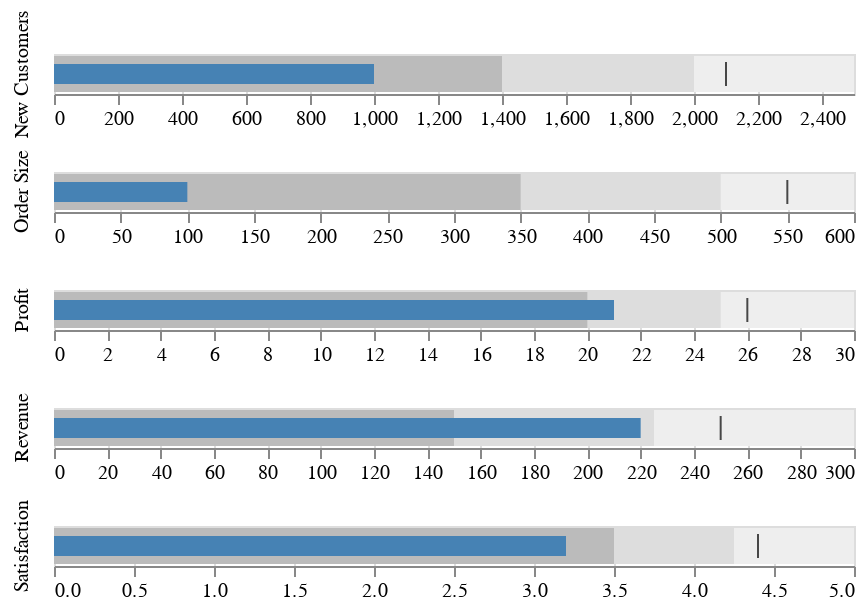

This figure's notebook cell:
### Markdown cell above
Below is some Python code that generates bullets graphs using the [Altair](https://altair-viz.github.io/) library.

### Code cell
import altair as alt
import pandas as pd

df = pd.DataFrame.from_records([
    {"title":"Revenue","subtitle":"US$, in thousands","ranges":[150,225,300],"measures":[220,270],"markers":[250]},
    {"title":"Profit","subtitle":"%","ranges":[20,25,30],"measures":[21,23],"markers":[26]},
    {"title":"Order Size","subtitle":"US$, average","ranges":[350,500,600],"measures":[100,320],"markers":[550]},
    {"title":"New Customers","subtitle":"count","ranges":[1400,2000,2500],"measures":[1000,1650],"markers":[2100]},
    {"title":"Satisfaction","subtitle":"out of 5","ranges":[3.5,4.25,5],"measures":[3.2,4.7],"markers":[4.4]}
])

alt.layer(
    alt.Chart().mark_bar(color='#eee').encode(alt.X("ranges[2]:Q", scale=alt.Scale(nice=False), title=None)),
    alt.Chart().mark_bar(color='#ddd').encode(x="ranges[1]:Q"),
    alt.Chart().mark_bar(color='#bbb').encode(x="ranges[0]:Q"),
    alt.Chart().mark_bar(color='steelblue', size=10).encode(x='measures[0]:Q'),
    alt.Chart().mark_tick(color='black', size=12).encode(x='markers[0]:Q'),
    data=df
).facet(
    row=alt.Row("title:O", title='')
).resolve_scale(
    x='independent'
)

### Figure 1 — Vega-Lite specification as saved in the notebook (floating-point values rounded to 4 significant figures)
{"config": {"view": {"continuousWidth": 400, "continuousHeight": 300}}, "data": {"name": "data-51276fdc382351453eb0c63bc10cd921"}, "facet": {"row": {"type": "ordinal", "field": "title", "title": ""}}, "spec": {"layer": [{"mark": {"type": "bar", "color": "#eee"}, "encoding": {"x": {"type": "quantitative", "field": "ranges[2]", "scale": {"nice": false}, "title": null}}}, {"mark": {"type": "bar", "color": "#ddd"}, "encoding": {"x": {"type": "quantitative", "field": "ranges[1]"}}}, {"mark": {"type": "bar", "color": "#bbb"}, "encoding": {"x": {"type": "quantitative", "field": "ranges[0]"}}}, {"mark": {"type": "bar", "color": "steelblue", "size": 10}, "encoding": {"x": {"type": "quantitative", "field": "measures[0]"}}}, {"mark": {"type": "tick", "color": "black", "size": 12}, "encoding": {"x": {"type": "quantitative", "field": "markers[0]"}}}]}, "resolve": {"scale": {"x": "independent"}}, "$schema": "https://vega.github.io/schema/vega-lite/v4.0.0.json", "datasets": {"data-51276fdc382351453eb0c63bc10cd921": [{"markers": [250], "measures": [220, 270], "ranges": [150, 225, 300], "subtitle": "US$, in thousands", "title": "Revenue"}, {"markers": [26], "measures": [21, 23], "ranges": [20, 25, 30], "subtitle": "%", "title": "Profit"}, {"markers": [550], "measures": [100, 320], "ranges": [350, 500, 600], "subtitle": "US$, average", "title": "Order Size"}, {"markers": [2100], "measures": [1000, 1650], "ranges": [1400, 2000, 2500], "subtitle": "count", "title": "New Customers"}, {"markers": [4.4], "measures": [3.2, 4.7], "ranges": [3.5, 4.25, 5], "subtitle": "out of 5", "title": "Satisfaction"}]}}
